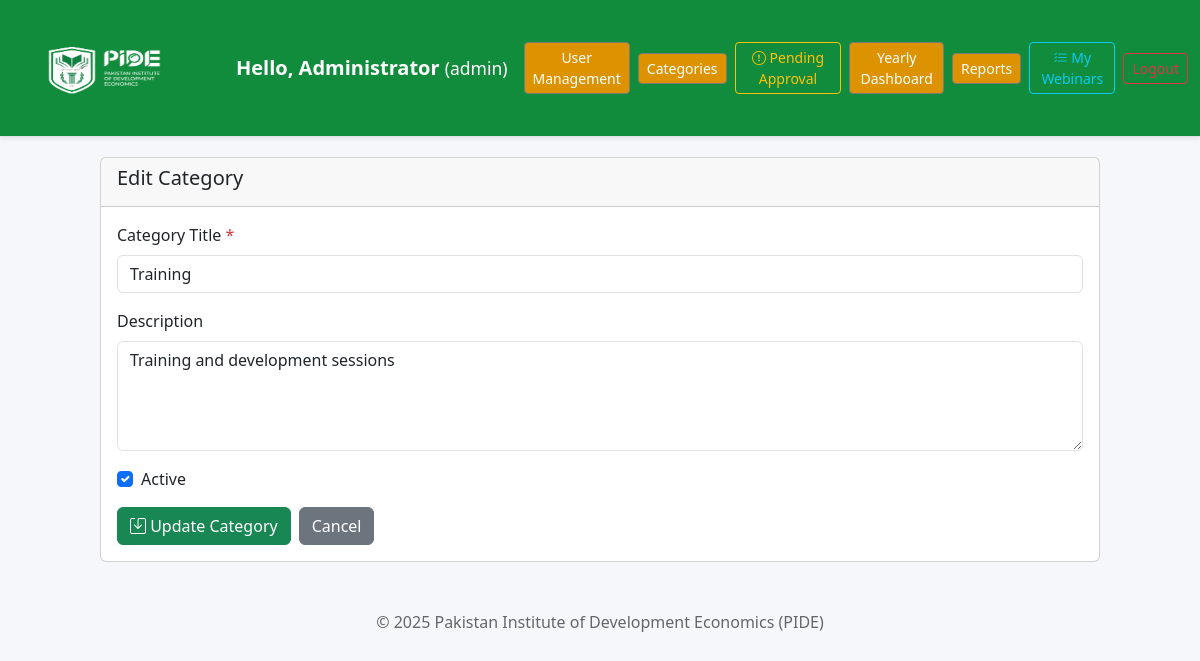
Page /admin/categories.php?action=edit&id=3 (signed in) on the committed database.
### tables this page shows
CREATE TABLE `categories` (
  `id` int(11) NOT NULL,
  `title` varchar(255) NOT NULL,
  `description` text,
  `is_active` tinyint(1) NOT NULL DEFAULT 1,
  `created_by` int(11) NOT NULL,
  `created_on` timestamp NOT NULL DEFAULT current_timestamp(),
  `modified_by` int(11),
  `modified_on` timestamp NULL ON UPDATE current_timestamp()
);

### admin/categories.php (the view, shortened to what this page needs)
<?php
require_once __DIR__ . '/../includes/db.php';
$action = $_GET['action'] ?? 'list';
$category = null;
if ($action === 'edit') {
    $id = (int)($_GET['id'] ?? 0);
    $stmt = $pdo->prepare('SELECT * FROM categories WHERE id=?');
    $stmt->execute([$id]);
    $category = $stmt->fetch();
}
$categories = [];
?>
<!doctype html>
<html lang="en">
<head>
  <link href="https://cdn.jsdelivr.net/npm/bootstrap@5.3.3/dist/css/bootstrap.min.css" rel="stylesheet">
  <link href="https://cdn.jsdelivr.net/npm/bootstrap-icons@1.11.3/font/bootstrap-icons.css" rel="stylesheet">
  <link href="../assets/css/PIDETheme.css" rel="stylesheet">
  <link href="../assets/css/styles.css" rel="stylesheet">
</head>
<body>
<?php include __DIR__ . '/../public/navbar.php'; ?>
<div class="cat-shell">
  <?php if ($action === 'list'): ?>
    <div class="d-flex justify-content-between align-items-center mb-4">
      <h4><i class="bi bi-list"></i> Categories Management</h4>
      <a href="categories.php?action=add" class="btn btn-success"><i class="bi bi-plus-circle"></i> Add Category</a>
    </div>
    <div class="table-responsive">
      <table class="table table-hover">
        <thead class="table-light">
          <tr>
            <th>Title</th>
            <th>Description</th>
            <th>Status</th>
            <th>Created By</th>
            <th>Created On</th>
            <th>Actions</th>
          </tr>
        </thead>
        <tbody>
          <?php if (empty($categories)): ?>
            <tr>
              <td colspan="6" class="text-center text-muted">No categories found.</td>
            </tr>
          <?php else: ?>
            <?php foreach ($categories as $cat): ?>
              <tr>
                <td><?= htmlspecialchars($cat['title']) ?></td>
                <td><?= htmlspecialchars(substr($cat['description'] ?? '', 0, 50)) ?><?= strlen($cat['description'] ?? '') > 50 ? '...' : '' ?></td>
                <td>
                  <span class="badge <?= $cat['is_active'] ? 'bg-success' : 'bg-secondary' ?>">
                    <?= $cat['is_active'] ? 'Active' : 'Inactive' ?>
                  </span>
                </td>
                <td><?= htmlspecialchars($cat['created_by']) ?></td>
                <td><?= date('M d, Y', strtotime($cat['created_on'])) ?></td>
                <td>
                  <a href="categories.php?action=edit&id=<?= $cat['id'] ?>" class="btn btn-primary action-btn"><i class="bi bi-pencil"></i> Edit</a>
                  <button class="btn btn-danger action-btn" onclick="confirmDelete(<?= $cat['id'] ?>)"><i class="bi bi-trash"></i> Delete</button>
                </td>
              </tr>
            <?php endforeach; ?>
          <?php endif; ?>
        </tbody>
      </table>
    </div>
  <?php elseif ($action === 'add' || $action === 'edit'): ?>
    <div class="card">
      <div class="card-header">
        <h5><?= $action === 'add' ? 'Add New Category' : 'Edit Category' ?></h5>
      </div>
      <div class="card-body">
        <form method="POST">
          <div class="mb-3">
            <label class="form-label">Category Title <span class="text-danger">*</span></label>
            <input type="text" class="form-control" name="title" value="<?= htmlspecialchars($category['title'] ?? '') ?>" placeholder="Enter category title" required>
          </div>
          <div class="mb-3">
            <label class="form-label">Description</label>
            <textarea class="form-control" name="description" rows="4" placeholder="Enter category description"><?= htmlspecialchars($category['description'] ?? '') ?></textarea>
          </div>
          <div class="mb-3 form-check">
            <input type="checkbox" class="form-check-input" name="is_active" id="is_active" <?= (isset($category) && $category['is_active']) || !isset($category) ? 'checked' : '' ?>>
            <label class="form-check-label" for="is_active">Active</label>
          </div>
          <div class="d-flex gap-2">
            <button type="submit" class="btn btn-success"><i class="bi bi-save"></i> <?= $action === 'add' ? 'Add' : 'Update' ?> Category</button>
            <a href="categories.php" class="btn btn-secondary">Cancel</a>
          </div>
        </form>
      </div>
    </div>
  <?php endif; ?>
  <div class="footer-text mt-5">
    © <?= date('Y') ?> Pakistan Institute of Development Economics (PIDE)
  </div>
</div>
</body>
</html>

### assets/css/PIDETheme.css (style rules this page uses)
:root { --pide-green: #118C3C; --pide-green-dark: #0D6E30; --pide-gold: #DD9300; --pide-gold-event: #e2ffde; --pide-bg: #f5f5f5; --pide-ink: #222222; --pide-gray-btn:#7a7a7a; --pide-black: #000000; --pide-weekly-header: #D4D7D5; }
body { background: var(--pide-bg); font-family: "Segoe UI", Tahoma, Geneva, Verdana, sans-serif; color: var(--pide-ink); }
.footer-text { text-align: center; color: #666; margin: 18px 0; }

### assets/css/styles.css (style rules this page uses)
body { background: #f6f7fb; }

### admin/categories.php (style rules this page uses)
.cat-shell { max-width: 1000px; margin: 20px auto; }

### rows in the picture
categories: title "Training", description "Training and development sessions", is_active "☑"

### other values in the picture
$user['name'] "Administrator"
$user['role'] "admin"
